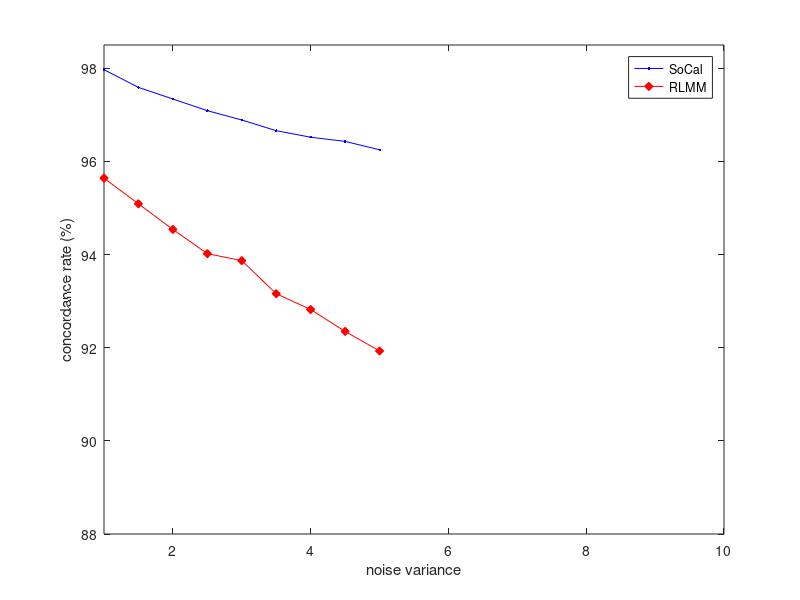

This figure's MATLAB source:
data = dlmread('result.txt');
data = data(3:end,:);

vars = data(:,1);
socal = data(:,2);
gauss = data(:,3);

h1 = plot(vars,socal,'-b.',vars,gauss,'-rd','MarkerFaceColor',[1 0 0 ]);
legend('SoCal', 'RLMM');
xlim([1 10]);
ylim([88 98.5]);
xlabel('noise variance');
ylabel('concordance rate (%)');

